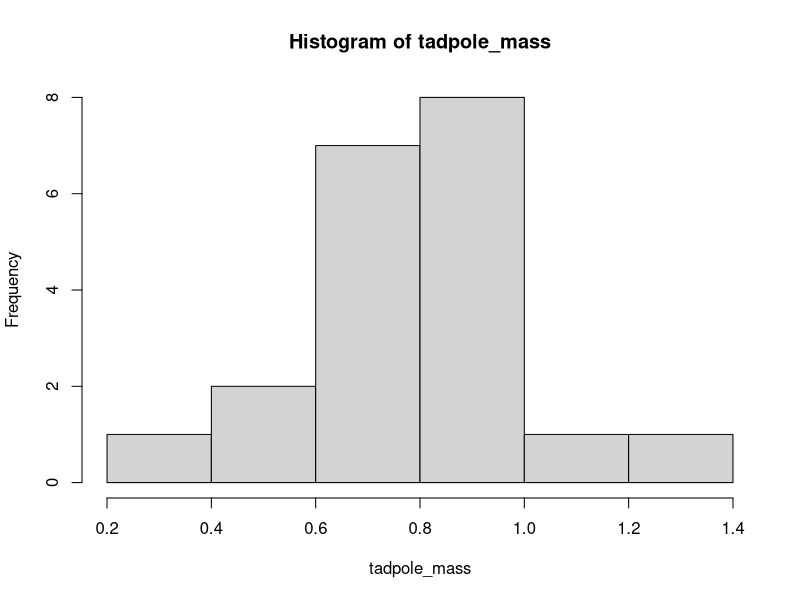
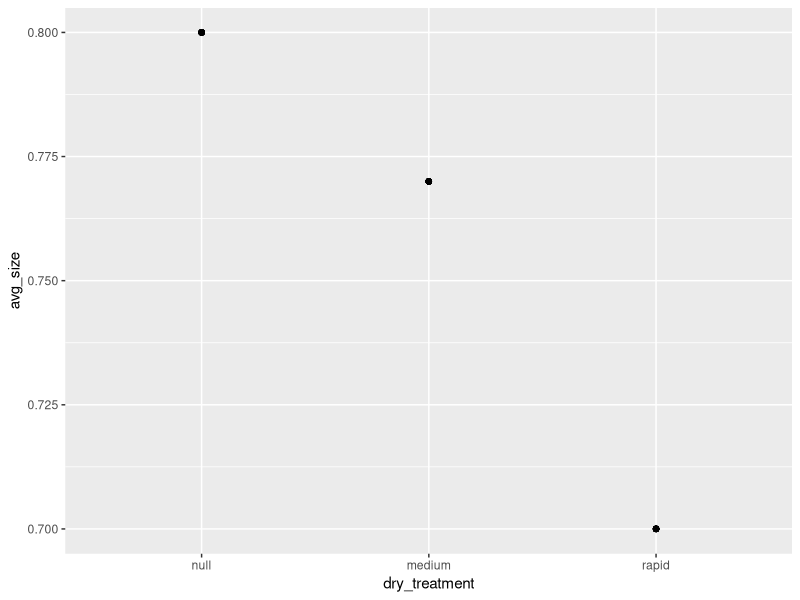
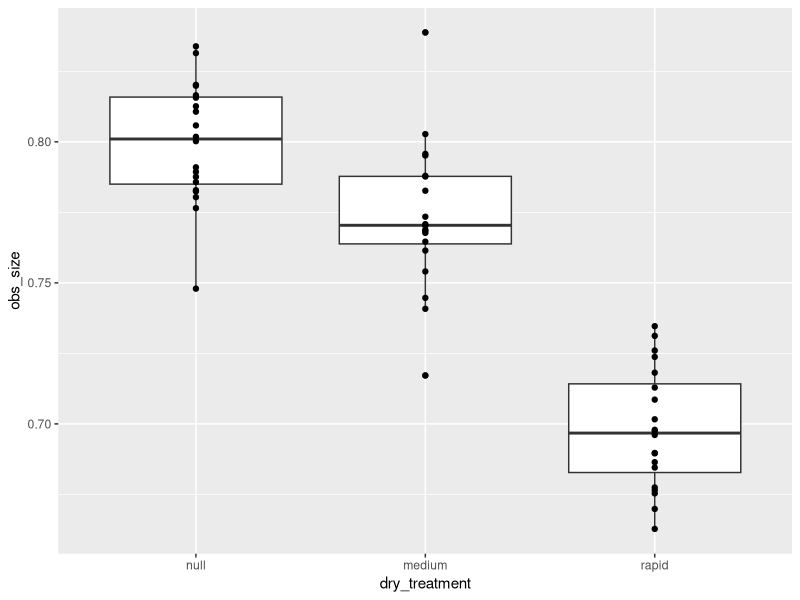
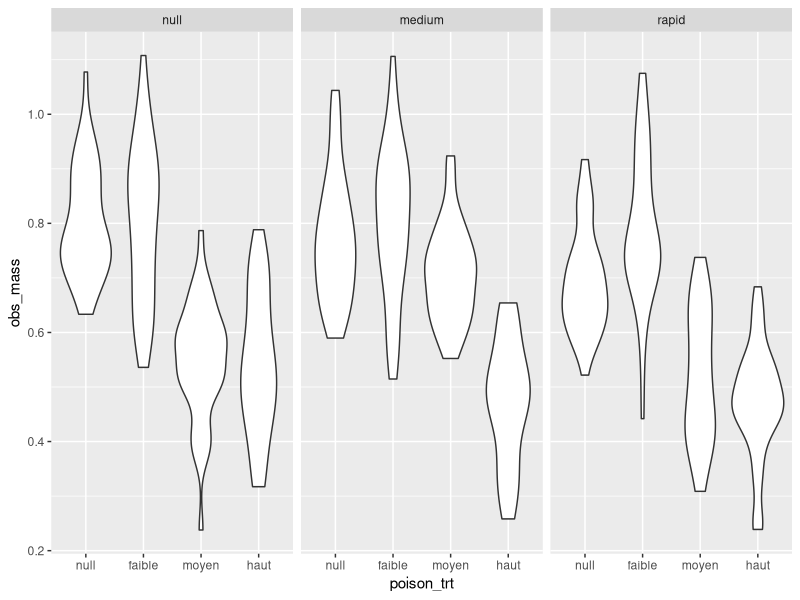
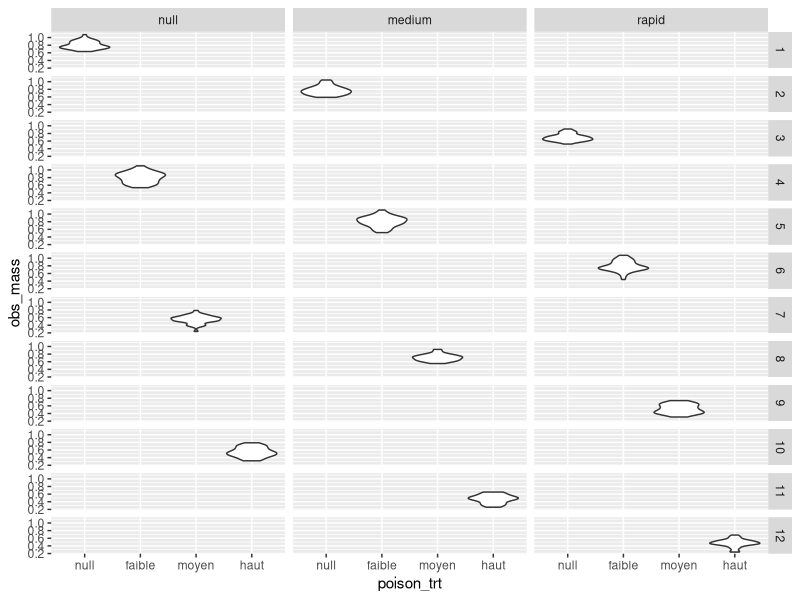

The R script that drew these images, in order:
## ---- chunk 1
# twenty tadpoles
tadpole_mass <- rnorm(n = 20, mean = .8, sd = .2)

## ---- chunk 2
hist(tadpole_mass)
## ---- chunk 3
avg_healthy_good_water <- .8
effect_dry <- c("null" = 0, "medium" = -.03, "rapid" = -0.1)

avg_healthy_good_water + effect_dry["medium"]

library(tidyverse)

fake_data <- tibble(dry_treatment = rep(names(effect_dry), each = 20),
                    avg_size = avg_healthy_good_water + effect_dry[dry_treatment],
                    obs_size = rnorm(length(dry_treatment), mean = avg_size, sd = .02)) |> 
  mutate(dry_treatment = factor(dry_treatment, levels = c("null", "medium", "rapid")))

ggplot(fake_data, aes(x = dry_treatment, y = avg_size)) + geom_point()

fake_data |> 
  ggplot(aes(x = dry_treatment, y = obs_size)) + 
  geom_boxplot()+
  geom_point()


## ---- chunk 4
summary(lm(obs_size ~ dry_treatment, data = fake_data))
## ---- chunk 5

## ---- chunk 6
# how many cattle tanks?

n_cattle_tanks <- 12
sd_cattle_tanks <- .03

n_bins <- 24 #(two bins in a tank)
sd_bins <- .1

avg_healthy_good_water <- .8
effect_dry <- c("null" = 0, "medium" = -.03, "rapid" = -0.1)

effect_poison <- c("null" = 0, "faible" = -.01, "moyen" = -.1,"haut" = -.3)

tank_effects <- rnorm(n_cattle_tanks, mean = 0, sd = sd_cattle_tanks)

bin_effects <- rnorm(n_bins, mean = 0, sd = sd_bins)

# sd(bin_effects); sd_bins
# sd(tank_effects); sd_cattle_tanks

treatment_combos <- expand.grid(
  dry_trt = names(effect_dry),
  poison_trt = names(effect_poison)
)

# repeat every row twice! 
treatments_for_bins <- treatment_combos[rep(1:12, each = 2),]

fake_data_avgs <- tibble(
 tank_id = rep(1:n_cattle_tanks, each = 2) ,
 bin_id  = 1:n_bins,
 tank_effect = tank_effects[tank_id],
 bin_effect = bin_effects[bin_id],
 not_controlled_effect = tank_effect + bin_effect
) |> 
  cbind(treatments_for_bins) |> 
  # add the effects of treats 
  mutate(avg_effect =  avg_healthy_good_water + effect_dry[dry_trt] + effect_poison[poison_trt] + not_controlled_effect)

knitr::kable(fake_data_avgs)
## ---- chunk 7
n_metamorphs <- 20
sd_mass <- .1

fake_full_data <- fake_data_avgs |> 
  rowwise() |> 
  mutate(obs_mass = list(rnorm(n = n_metamorphs, mean = avg_effect, sd = sd_mass))) |> 
  unnest(obs_mass)
## ---- chunk 8
library(lme4)

fm <- lmer(obs_mass ~ dry_trt + poison_trt + (1 | tank_id) + (1 | bin_id), data = fake_full_data)
summary(fm)
## ---- chunk 9
fixef(fm)
effect_dry
effect_poison
avg_healthy_good_water
## ---- chunk 10
ranef(fm)
bin_effects
## ---- chunk 11
summary(fm)$varcor

sd_bins
sd_cattle_tanks
## ---- chunk 12
fake_full_data |> 
  ggplot(aes(x = poison_trt, y = obs_mass)) + 
  geom_violin() + 
  facet_wrap(~dry_trt)
## ---- chunk 13

fake_full_data |> 
  ggplot(aes(x = poison_trt, y = obs_mass)) + 
  geom_violin() + 
  facet_grid(tank_id~dry_trt)
## ---- chunk 14
fake_full_data |> 
  count(tank_id, dry_trt)
